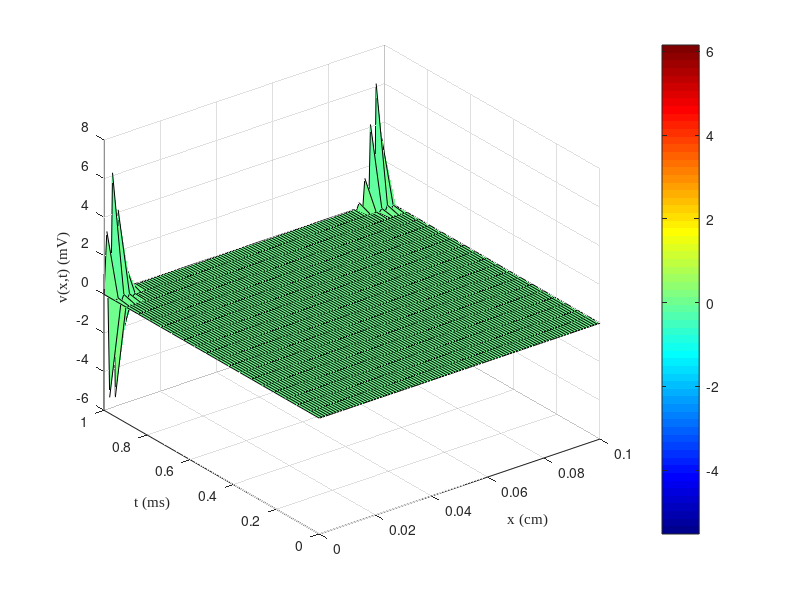

Source code (MATLAB): (Note: this script raises an error after producing the figure.)
%% Simulation for the passive cable equation in Gabbiani & Cox, Mathematics for Neuroscientists
% Written by Heng Gao in 2025/5/31 at home.
close all;
clear;
clc;

% Parameters
Cm = 1;		% micro F / cm^2
g_L = 1/15; %0.3;     		% mS / cm^2
R_2 = 0.3; % 0.034;		% k Ohm cm
tau = Cm/g_L;
cab_rad = 1e-4;  % cable radius (cm)
lambda = sqrt(cab_rad/(2*R_2*g_L));
l = 0.1; % length of the cable (cm)
T = 1; % total time
Nx = 100; % total steps of length
Nt = 20; % total steps of time
dx = l / Nx; % stepsize of length
dt = T / Nt; % stepsize of time


% generating the meshgrids
x = linspace(0, l, Nx);
t = linspace(0, T, Nt);

% initialize the solution matrix
u = zeros(Nx, Nt);

% initial conditions
u(:,1) = 1e-25;

% iterations
for n = 1:Nt-1
    for i = 2:Nx-1
        u(i,n+1) = u(i,n) + dt * ((1/tau) * u(i,n) - (lambda^2/tau) * (u(i+1,n) - 2*u(i,n) + u(i-1,n)) / dx^2);
    end
    
    % Boundary conditions
    u(1,n+1) = 0;
    u(Nx,n+1) = 0;
end

% Visualization
[X, T] = meshgrid(x, t);
surf(X, T, u');
% title('Numerical simulation for the Cable equation');
xlabel('x (cm)', 'FontName', 'Times New Roman');
ylabel('t (ms)', 'FontName', 'Times New Roman');
zlabel('v(x,t) (mV)', 'FontName', 'Times New Roman');
colormap(jet);
cb = colorbar; 
cb.Label.FontName = 'Times New Roman'; 
cb.Label.String = 'v(x,t) (mV)'; 
shading interp;
grid on;

% Set the font name for the tick labels
ax = gca;
ax.XAxis.FontName = 'Times New Roman';
ax.YAxis.FontName = 'Times New Roman';
ax.ZAxis.FontName = 'Times New Roman';

% Find the maximum value and its position in the solution matrix
[maxValue, maxIndex] = max(u(:));
[maxRow, maxCol] = ind2sub(size(u), maxIndex);

% Get the coordinates corresponding to the maximum value
maxX = x(maxRow);
maxT = t(maxCol);

% Add a black annotation at the maximum value position
text(maxX, maxT, maxValue, ...
    ['(' num2str(maxX, '%.2f') ', ' num2str(maxT, '%.2f') ', ' num2str(maxValue, '%.2f') ')'], ...
    'HorizontalAlignment', 'center', 'VerticalAlignment', 'bottom', ...
    'BackgroundColor', 'black', 'Color', 'white', 'FontSize', 10, 'FontName', 'Times New Roman');

% Highlight the maximum value point on the surface
hold on;
plot3(maxX, maxT, maxValue, 'ko', 'MarkerSize', 10, 'MarkerFaceColor', 'k');
hold off;